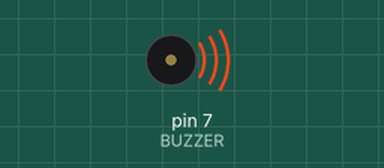
A program run on a simulated Arduino Uno, built with avr-gcc and run on an emulated ATmega328P. Shown: buzzer (waves = sounding).

Above: at 1.3 s.
At 14.27 s:
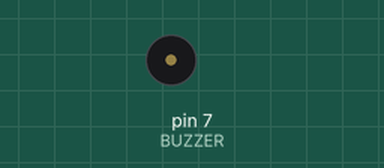
Timing chart, 0 to 15.4 s (numbered marks = the images above):
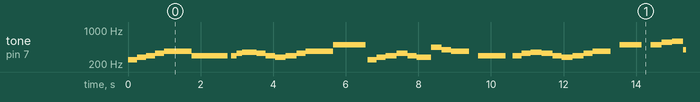

The program:

main.cpp
```cpp
#include <Arduino.h>

const int BUZZER = 7;
const int shi0 = 247;
const int Do = 262;
const int Do_ = 277;
const int re = 294;
const int re_ = 311;
const int mi = 330;
const int fa = 349;
const int fa_ =370;
const int so = 392;
const int so_ = 415;
const int ra = 440;
const int ra_ = 466;
const int shi = 494;
const int Do1 = 523;
const int Do_1 = 554;
const int re1 = 587;
const int re_1 = 622;
const int mi1 = 659;
const int fa1 = 698;
const int fa_1 = 740;
const int so1 = 784;
const int so_1 = 831;
const int ra1 = 880;
const int ra_1 = 932;
const int shi1 = 988;

void setup() {
  pinMode(BUZZER,OUTPUT);
  // put your setup code here, to run once:
}

void loop() {
  tone(BUZZER,shi0);
  delay(250);
  tone(BUZZER,Do_);
  delay(250);
  tone(BUZZER,re);
  delay(250);
  tone(BUZZER,mi);
  delay(250);
  tone(BUZZER,fa_);
  delay(750);
  tone(BUZZER,re);
  delay(1000);
  noTone(BUZZER);
  delay(100);
  tone(BUZZER,re);
  delay(150);
  tone(BUZZER,mi);
  delay(150);
  tone(BUZZER,fa);
  delay(400);
  tone(BUZZER,mi);
  delay(250);
  tone(BUZZER,re);
  delay(250);
  tone(BUZZER,Do_);
  delay(300);
  tone(BUZZER,re);
  delay(300);
  tone(BUZZER,mi);
  delay(250);
  tone(BUZZER,fa_);
  delay(750);
  tone(BUZZER,shi);
  delay(900);
  noTone(BUZZER);
  delay(50);
  tone(BUZZER,shi0);
  delay(250);
  tone(BUZZER,Do_);
  delay(250);
  tone(BUZZER,re);
  delay(300);
  tone(BUZZER,mi);
  delay(300);
  tone(BUZZER,re);
  delay(250);
  tone(BUZZER,Do_);
  delay(400);
  tone(BUZZER,ra);
  delay(300);
  tone(BUZZER,so);
  delay(250);
  tone(BUZZER,fa_);
  delay(500);
  noTone(BUZZER);
  delay(250);
  tone(BUZZER,re);
  delay(750);
  noTone(BUZZER);
  delay(200);
  tone(BUZZER,re);
  delay(250);
  tone(BUZZER,mi);
  delay(250);
  tone(BUZZER,fa);
  delay(300);
  tone(BUZZER,mi);
  delay(300);
  tone(BUZZER,re);
  delay(250);
  tone(BUZZER,Do_);
  delay(300);
  tone(BUZZER,re);
  delay(300);
  tone(BUZZER,mi);
  delay(250);
  tone(BUZZER,fa_);
  delay(500);
  noTone(BUZZER);
  delay(250);
  tone(BUZZER,shi);
  delay(600);
  noTone(BUZZER);
  delay(250);
  tone(BUZZER,shi);
  delay(300);
  tone(BUZZER,Do_1);
  delay(300);
  tone(BUZZER,re1);
  delay(300);
  tone(BUZZER,so);
  delay(250);
  tone(BUZZER,fa_);
  delay(250);
  tone(BUZZER,fa);
  delay(300);
  tone(BUZZER,re1);
  delay(300);
  tone(BUZZER,ra_);
  delay(250);
  tone(BUZZER,shi);
  delay(2000);
  noTone(BUZZER);
  delay(5000);

}
```

Measured:
- by itself, tone on pin 7 (BUZZER): plays 247 Hz for 0.25 s, 277 Hz for 0.25 s, 294 Hz for 0.25 s, 330 Hz for 0.25 s, 370 Hz for 0.75 s, 294 Hz for 1.0 s … (256 notes in this stretch)
